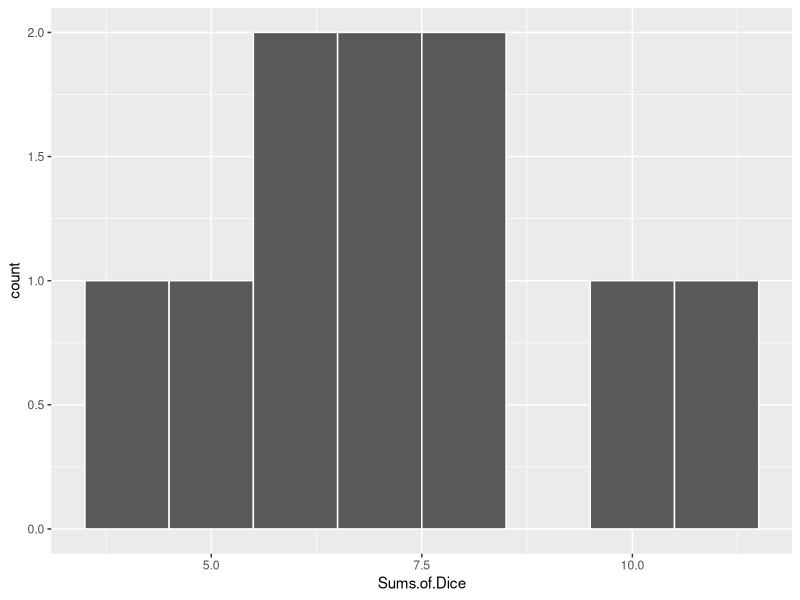
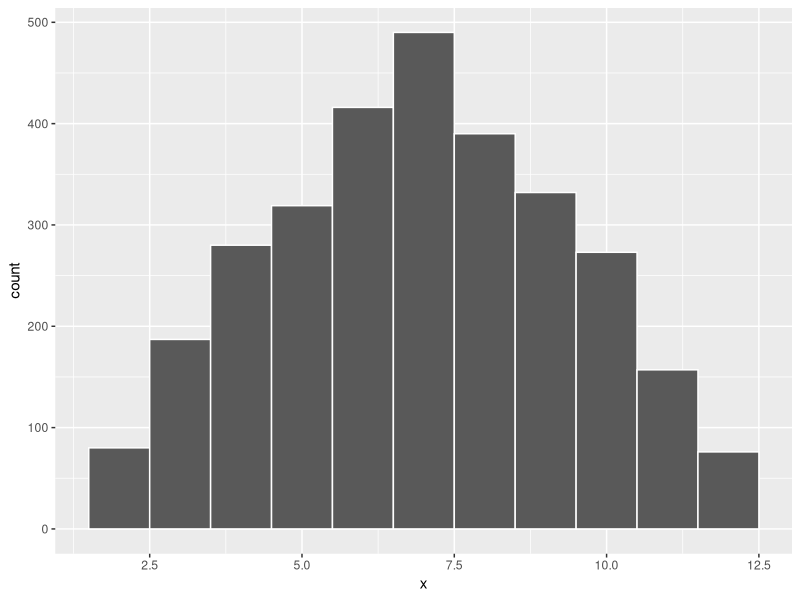
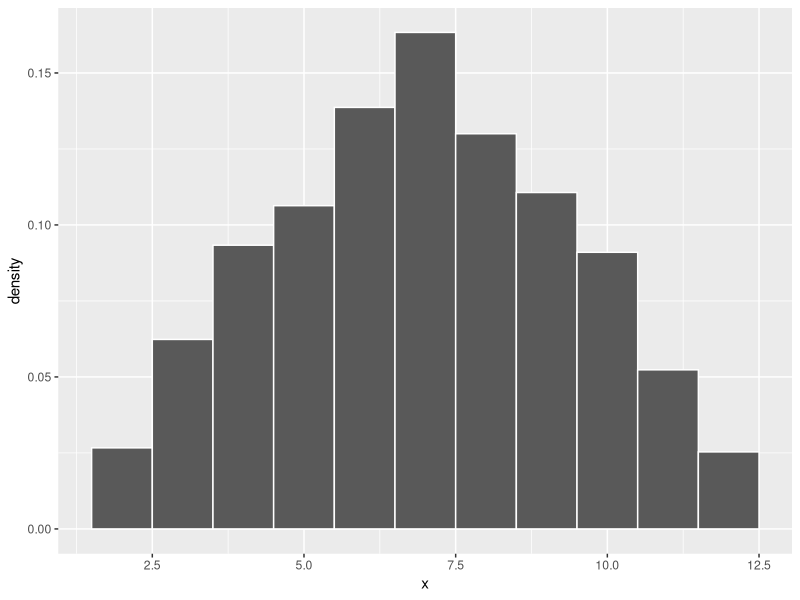
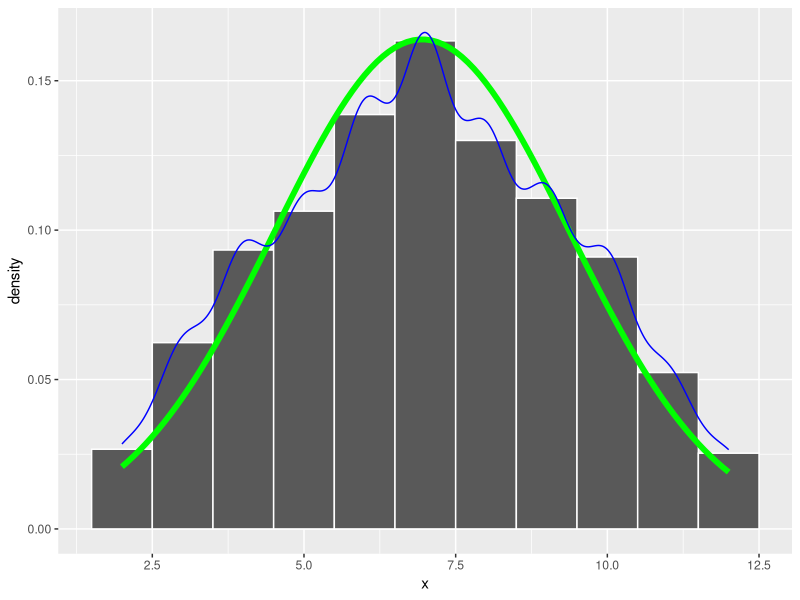
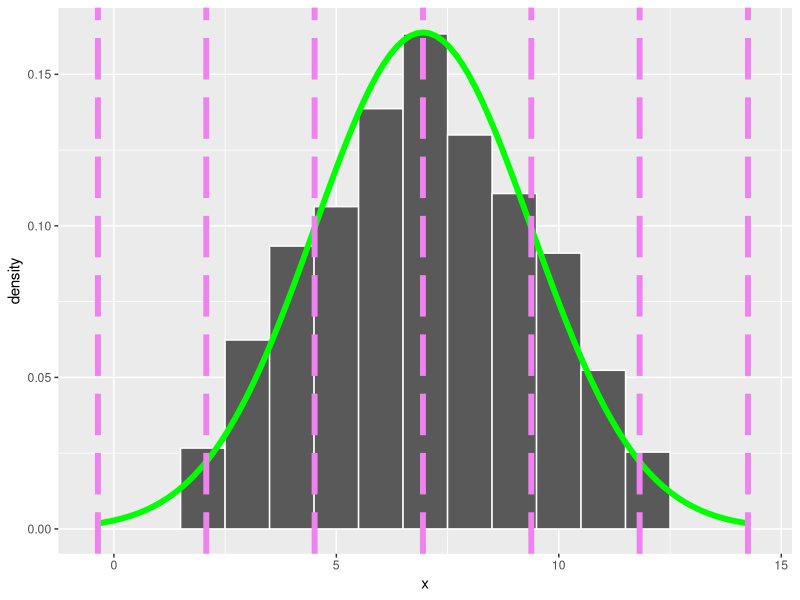

Source code (R) for these figures, in order: (Note: this script raises an error after producing the figures.)
## ---- chunk 1
knitr::opts_chunk$set(echo = TRUE)
## ---- chunk 2

library(tidyverse)

## ---- chunk 3

dice_rolls = c(10,5, 7, 4, 8, 8, 7, 11, 6, 6 )  # actually roll two dice and add them at least ten times. Enter your data here.
j=0 # We'll use this later. 
play=0 # We'll use this later. 


## ---- chunk 4
dice_gathered <- 
  dice_rolls %>% 
    data.frame(`Sums of Dice`=.)


str(dice_gathered)

## ---- chunk 5

dice_gathered %>% 
  ggplot(
    aes(Sums.of.Dice)
    ) + 
    geom_histogram(
      col="white",
      binwidth=1
      )
## ---- chunk 6

#initialize dice_sums 
dice_sums <- 0 
num_rolls = 3000    # pick a big number and replace 100 with your number. 

for(i in 1:num_rolls) {
  dice_sums[i] = sample(1:6,1)+sample(1:6,1)
}

dice_data <- 
  dice_sums %>% 
    data.frame(x=.)

dice_data %>% 
  ggplot(
    aes(x)
    ) + 
    geom_histogram(
      col="white",
      binwidth=1
      )

dice_data %>% 
  ggplot(
    aes(x)
    ) + 
    geom_histogram(
      aes(y=..density..),
      col="white",
      binwidth=1
      )

dice_data %>% 
  ggplot(
    aes(x)
    ) + 
    geom_histogram(
      aes(y=..density..),
      col="white",
      binwidth=1
      ) +
   stat_function(      #draws bell curve
    fun=dnorm, 
    args=list(
        mean=mean(dice_data$x), 
       sd=sd(dice_data$x)
        ), 
    col = "green", 
    size = 2
    ) +
  geom_density(
      col="blue"
    )


## ---- chunk 7

# requires running the code block that initializes and generates dice_data.
sum_mean <- 
  dice_data$x %>% 
    mean()

sum_sd <-
  dice_data$x %>% 
    sd()

sum_min <- 
    dice_data$x %>% 
    min()

sum_max <- 
  dice_data$x %>% 
    max()


sum_left=0
sum_left[1]=sum_mean - 3*sum_sd #loads sum_left with the leftmost spot.

for(i in 1:6){
  sum_left[i+1]=sum_left[i]+sum_sd   #computes the next spot by going right one standard deviation and saves it in sum_left.
}

#sum_left[4] = NA   # optional code to remove the middle line (where the mean is). R will grumble a little as it counts from 1 to 7 and has to skip 4. 



dice_data %>% 
  ggplot(
    aes(x)
    ) + 
    geom_histogram(
      aes(y=..density..),
      col="white",
      binwidth=1
      ) +
   stat_function(      #draws bell curve
    fun=dnorm, 
    args=list(
        mean=mean(dice_data$x), 
       sd=sd(dice_data$x)
        ), 
    col = "green", 
    size = 2
    ) + 
    geom_vline(
     xintercept = sum_left,    #plots all veritcal lines at once. 
     col="violet", 
     linetype="longdash",
     size=2)

dice_data %>% 
  ggplot(
    aes(x)
    ) + 
    geom_histogram(
      aes(y=..density..),
      col="white",
      binwidth=1
      ) +
   stat_function(      #draws bell curve
    fun=dnorm, 
    args=list(
        mean=mean(dice_data$x), 
       sd=sd(dice_data$x)
        ), 
    col = "green", 
    size = 2
    ) + 
    geom_vline(
     xintercept = sum_left,    #plots all veritcal lines at once. 
     col="violet", 
     linetype="longdash",
     size=2) + 
  stat_function(      #shades in innermost region
    fun=dnorm_sd, 
    args=list(numsd = 1), 
    geom="area",
    fill="red", 
    alpha=0.3
  ) +
  stat_function(      #shades in next region
    fun=dnorm_sd, 
    args=list(numsd = 2), 
    geom="area",
    fill="orange", 
    alpha=0.3
  ) +
  stat_function(      #shades in final region
    fun=dnorm_sd, 
    args=list(numsd = 3), 
    geom="area",
    fill="yellow", 
    alpha=0.3
  ) 

dice_data %>% 
  ggplot(
    aes(x)
    ) + 
    geom_histogram(
      aes(y=..density..),
      col="white",
      binwidth=1
      ) +
   stat_function(      #draws bell curve
    fun=dnorm, 
    args=list(
        mean=mean(dice_data$x), 
       sd=sd(dice_data$x)
        ), 
    col = "green", 
    size = 2
    ) + 
  stat_function(      #shades in innermost region
    fun=dnorm_sd, 
    args=list(numsd = 1), 
    geom="area",
    fill="red", 
    alpha=0.3
  ) +
  stat_function(      #shades in next region
    fun=dnorm_sd, 
    args=list(numsd = 2), 
    geom="area",
    fill="orange", 
    alpha=0.3
  ) +
  stat_function(      #shades in final region
    fun=dnorm_sd, 
    args=list(numsd = 3), 
    geom="area",
    fill="yellow", 
    alpha=0.3
  )
## ---- chunk 8
#initialize dice_sums 
dice_sums <- 0 
num_rolls = 100    # pick a big number and replace 100 with your number. 

for(i in 1:num_rolls) {
  dice_sums[i] = sample(1:6,1)+sample(1:6,1)
}

dice_data <- 
  dice_sums %>% 
    data.frame(x=.)

# Make sure these two have been initialized for your data set. 
sum_mean <- 
  dice_data$x %>% 
    mean()
sum_sd <- 
  dice_data$x %>% 
    sd() 

play[j]=sum_mean  #ignore these two lines the first time you see them. 
j=j+1 

# Fancy function defined to allow for shading. 
dnorm_sd <- function(x,numsd){
  norm_sd <- dnorm(x,sum_mean, sum_sd)
  lb = sum_mean - numsd*sum_sd  #left bound 
  rb = sum_mean + numsd*sum_sd  #right bound 
  # Force NA values outside interval x in [leftbound, rightbound]:
  norm_sd[x <= lb | x >= rb] <- NA
  return(norm_sd)   #return is the result of the function dnorm_sd 
}


dice_data %>% 
  ggplot(
    aes(x)
    ) + 
    geom_histogram(
      aes(y=..density..),
      col="white",
      binwidth=1
      ) +
   stat_function(      #draws bell curve
    fun=dnorm, 
    args=list(
        mean=mean(dice_data$x), 
       sd=sd(dice_data$x)
        ), 
    col = "green", 
    size = 2
    ) + 
  stat_function(      #shades in innermost region
    fun=dnorm_sd, 
    args=list(numsd = 1), 
    geom="area",
    fill="red", 
    alpha=0.3
  ) +
  stat_function(      #shades in next region
    fun=dnorm_sd, 
    args=list(numsd = 2), 
    geom="area",
    fill="orange", 
    alpha=0.3
  ) +
  stat_function(      #shades in final region
    fun=dnorm_sd, 
    args=list(numsd = 3), 
    geom="area",
    fill="yellow", 
    alpha=0.3
  )
## ---- chunk 9

#initialize dice_sums 
dice_sums <- 0 
num_rolls = 100    # pick a big number and replace 100 with your number. 

for(i in 1:num_rolls) {
  dice_sums[i] = sample(1:6,1)+sample(1:6,1)
}

dice_data <- 
  dice_sums %>% 
    data.frame(x=.)

# Make sure these two have been initialized for your data set. 
sum_mean <- 
  dice_data$x %>% 
    mean()
sum_sd <- 
  dice_data$x %>% 
    sd() 

play[j]=sum_mean  #ignore these two lines the first time you see them. 
j=j+1 

obs = c(sum_mean,dice_data$x[sample(1:100,1)])   #picks an observation at random.
obs_cols = c("violet","blue")

#calculates z-score
z_score = (obs[2]-obs[1])/sum_sd      #obs[2] pulls the observation's information and obs[1] pulls the mean of the sample. 
area=integrate(dnorm,0,z_score)
cat("Obs value: ", obs[2],"\nmean: ", obs[1], "\nz-score: ", z_score, "\nPercent of observances between observation and mean: ", 100*abs(area$value),"%")



# Fancy function defined to allow for shading. 
dnorm_sd <- function(x,numsd){
  norm_sd <- dnorm(x,sum_mean, sum_sd)
  lb = sum_mean - numsd*sum_sd  #left bound 
  rb = sum_mean + numsd*sum_sd  #right bound 
  # Force NA values outside interval x in [leftbound, rightbound]:
  norm_sd[x <= lb | x >= rb] <- NA
  return(norm_sd)   #return is the result of the function dnorm_sd 
}


dice_data %>% 
  ggplot(
    aes(x)
    ) + 
    geom_histogram(
      aes(y=..density..),
      col="white",
      binwidth=1
      ) +
   stat_function(      #draws bell curve
    fun=dnorm, 
    args=list(
        mean=mean(dice_data$x), 
       sd=sd(dice_data$x)
        ), 
    col = "green", 
    size = 2
    ) + 
  stat_function(      #shades in innermost region
    fun=dnorm_sd, 
    args=list(numsd = 1), 
    geom="area",
    fill="red", 
    alpha=0.3
  ) +
  stat_function(      #shades in next region
    fun=dnorm_sd, 
    args=list(numsd = 2), 
    geom="area",
    fill="orange", 
    alpha=0.3
  ) +
  stat_function(      #shades in final region
    fun=dnorm_sd, 
    args=list(numsd = 3), 
    geom="area",
    fill="yellow", 
    alpha=0.3
  ) +
  geom_vline(
    xintercept=obs, 
    linetype="longdash", 
    col=obs_cols,
    size=2
  )

## ---- chunk 10

sample_data <- 
  play %>% 
    data.frame("average.sample.sum"=.)

samples_mean <- 
  sample_data$average.sample.sum %>% 
    mean()

samples_sd <-
  sample_data$average.sample.sum %>% 
    sd()

samples_min <- 
    sample_data$average.sample.sum %>% 
    min()

samples_max <- 
  sample_data$average.sample.sum %>% 
    max()

samples_buckets=(samples_max-samples_min)/10 # to make 10+1=11 buckets in a histogram.

sample_data %>% 
  ggplot( aes(average.sample.sum)
  ) + 
  geom_histogram(
    col="white",
    binwidth=samples_buckets
    )  

## ---- chunk 11

#fast forward. 
dice_sums <- 0 
num_rolls = 100 
clicks=1500

#j=1    # if starting from scratch uncomment this line to initialize j. 

for(k in j:clicks){
    for(i in 1:num_rolls) {
      dice_sums[i] = sample(1:6,1)+sample(1:6,1)
    }
    play[k]=mean(dice_sums)
  }

